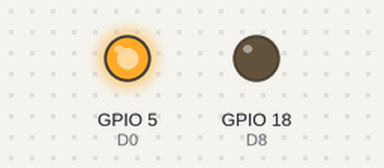
A sketch run on a simulated ESP32. On the bench: output pins drawn as LEDs (lit = HIGH). WiFi joins after 1.5 s; servers stay silent unless stated; what the sketch prints to the serial monitor is not drawn.

Above: at 0.1 s.
At 10.1 s:
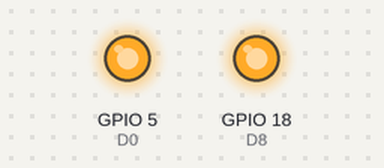
Timing chart, 0 to 11.6 s (numbered marks = the images above):
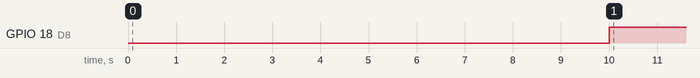

The sketch:

Actuador.ino
```cpp
 #include <WiFi.h>
 #include <WiFiUdp.h>

 const char* ssid = "";
 const char* password = "";
 WiFiUDP udpDevice;
 uint16_t localUdpPort = 2004;
 uint32_t previousMillis = 0;
 #define ALIVE 10000
 #define D0 5
 #define D8 18

 void setup() {
     pinMode(D0, OUTPUT);     // Initialize the LED_BUILTIN pin as an output
     digitalWrite(D0, HIGH);
     pinMode(D8, OUTPUT);
     digitalWrite(D8, LOW);
     Serial.begin(115200);
     Serial.println();
     Serial.println();
     Serial.print("Connecting to ");
     Serial.println(ssid);

     WiFi.mode(WIFI_STA);
     WiFi.begin(ssid, password);

     while (WiFi.status() != WL_CONNECTED) {
         delay(500);
         Serial.print(".");
     }
     Serial.println("");
     Serial.println("WiFi connected");
     // Print the IP address
     Serial.println(WiFi.localIP());
     udpDevice.begin(localUdpPort);
 }


 void networkTask() {
     uint8_t data;
     uint8_t packetSize = udpDevice.parsePacket();
     if (packetSize) {
         Serial.println("Recibido");
         data = udpDevice.read();
         if (data == '1') {
             digitalWrite(D0, HIGH);
         } else if (data == '0') {
             digitalWrite(D0, LOW);
         }
         // send back a reply, to the IP address and port we got the packet from
         udpDevice.beginPacket(udpDevice.remoteIP(), udpDevice.remotePort());
         udpDevice.write('1');
         udpDevice .endPacket();
     }
 }

 void aliveTask() {
     uint32_t currentMillis;
     static uint8_t ledState = 0;
     currentMillis  = millis();
     if ((currentMillis - previousMillis) >= ALIVE) {
         previousMillis = currentMillis;
         if (ledState == 0) digitalWrite(D8, HIGH);
         else digitalWrite(D8, LOW);
     }
 }

 void loop() {
     networkTask();
     aliveTask();
 }
```

Measured:
- by itself, GPIO 18 (D8): LOW → HIGH at 10.0 s
